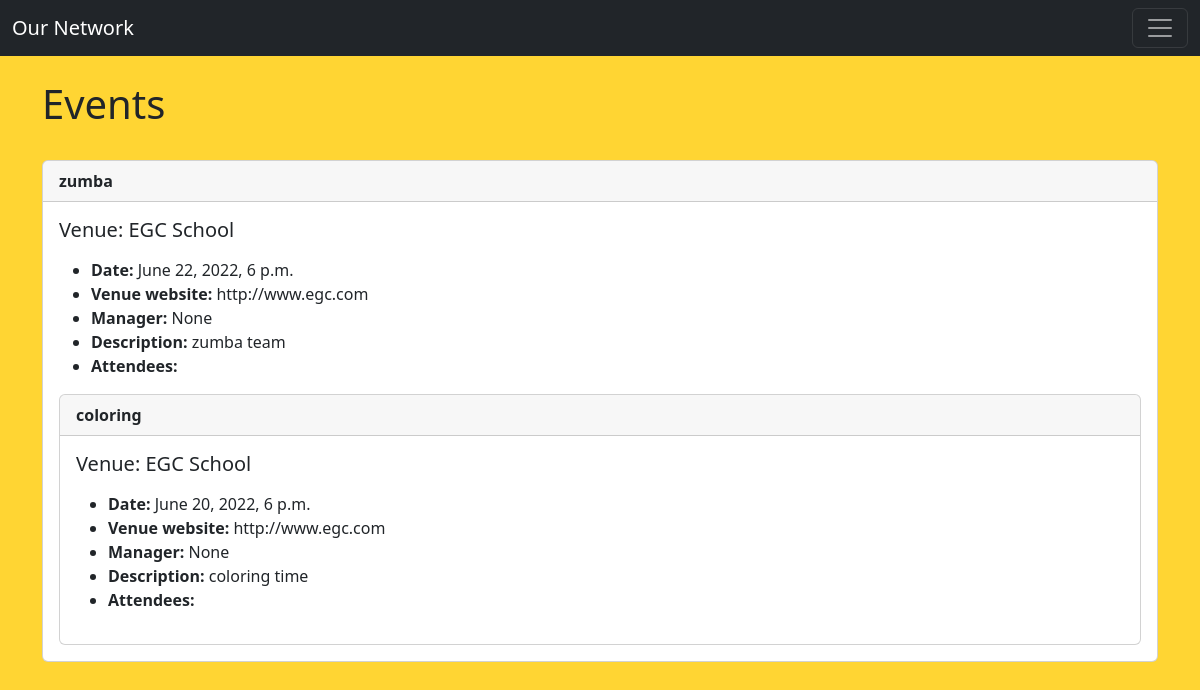
The app's page /events with its own data.
### events/models.py (models this page shows)
class Event(models.Model):
    name = models.CharField('Event Name', max_length=120)
    event_date = models.DateTimeField('Event Date')
    venue = models.ForeignKey(Venue, blank=True, null=True, on_delete=models.CASCADE)
    manager = models.ForeignKey(User, blank=True, null=True, on_delete=models.SET_NULL)
    description = models.TextField(blank=True)
    attendees = models.ManyToManyField(MyClubUser, blank=True)
    def __str__(self):
        return self.name

class Venue(models.Model):
    name = models.CharField('Venue Name', max_length=120)
    address = models.CharField(max_length=300)
    zip_code = models.CharField('Zip Code', max_length=15)
    phone = models.CharField('Contact Phone', max_length=25, blank=True)
    web = models.URLField('Website Address', blank=True)
    email_address = models.EmailField('Email Address', blank=True)
    def __str__(self):
        return self.name

### events/views.py (the view)
# urls.py: path('events', views.all_events, name="list-events"),
def all_events(request):
    event_list = Event.objects.all()
    return render(request, 'events/event_list.html',
                  {'event_list': event_list})

### events/templates/events/event_list.html (shortened to what this page needs)
{% extends 'events/base.html' %}
{% block content %}
            <h1>Events</h1>
            <br>
            {% for event in event_list %}
            <div class="card">
                  <div class="card-header">
                      <strong>{{ event }}</strong>
                  </div>
                  <div class="card-body">
                    <h5 class="card-title">Venue: {{ event.venue }}</h5>
                    <p class="card-text"> <ul>
                      <li><strong>Date:</strong> {{ event.event_date }}</li>
                      <li><strong>Venue website:</strong> {{ event.venue.web }}</li>
                      <li><strong>Manager: </strong>{{ event.manager }}</li>
                      <li><strong>Description:</strong> {{ event.description }}</li>
                <li><strong>Attendees:</strong><br>
                </li>
            </ul>
            {% endfor %}</p>
                   </div>
            </div>
{% endblock %}

### events/templates/events/base.html (style rules this page uses)
body { background: #FFD533; }

### records on screen
Event: name "zumba", venue "EGC School", event_date "June 22, 2022, 6 p.m.", venue.web "http://www.egc.com", manager "None", description "zumba team"
Event: name "coloring", venue "EGC School", event_date "June 20, 2022, 6 p.m.", venue.web "http://www.egc.com", manager "None", description "coloring time"
